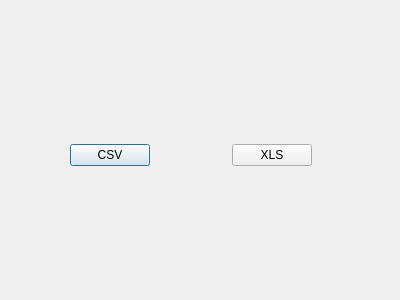
<?xml version="1.0" encoding="UTF-8"?>
<ui version="4.0">
 <class>Dialog</class>
 <widget class="QDialog" name="Dialog">
  <property name="geometry">
   <rect>
    <x>0</x>
    <y>0</y>
    <width>400</width>
    <height>300</height>
   </rect>
  </property>
  <property name="windowTitle">
   <string>Dialog</string>
  </property>
  <widget class="QWidget" name="layoutWidget">
   <property name="geometry">
    <rect>
     <x>70</x>
     <y>140</y>
     <width>242</width>
     <height>30</height>
    </rect>
   </property>
   <layout class="QHBoxLayout" name="horizontalLayout">
    <item>
     <widget class="QPushButton" name="CsvButton">
      <property name="styleSheet">
       <string notr="true">&lt;font color=red&gt;</string>
      </property>
      <property name="text">
       <string>CSV</string>
      </property>
     </widget>
    </item>
    <item>
     <spacer name="horizontalSpacer">
      <property name="orientation">
       <enum>Qt::Horizontal</enum>
      </property>
      <property name="sizeHint" stdset="0">
       <size>
        <width>40</width>
        <height>20</height>
       </size>
      </property>
     </spacer>
    </item>
    <item>
     <widget class="QPushButton" name="XlsButton">
      <property name="text">
       <string>XLS</string>
      </property>
     </widget>
    </item>
   </layout>
  </widget>
 </widget>
 <resources/>
 <connections/>
</ui>
